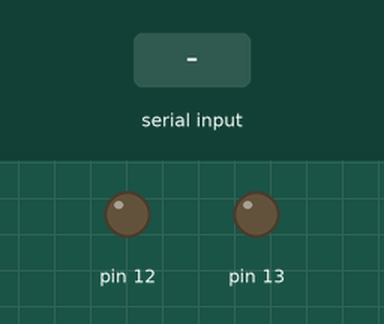
Recording of a sketch running on a simulated Arduino Uno, built with avr-gcc and run on an emulated ATmega328P. On the bench: output pins drawn as LEDs (lit = HIGH). The inputs (shaded band) are chosen by the test bench.

Above: at 1.2 s.
1.3 s: "1" received over Serial
At 1.6 s:
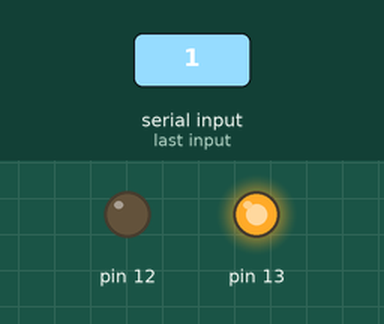
2.8 s: "2" received over Serial
At 3.9 s:
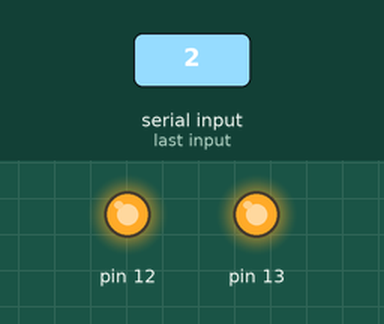
4.3 s: "0" received over Serial
At 5.1 s:
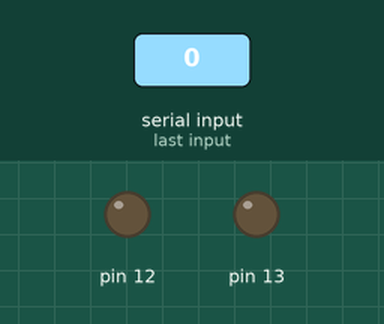
5.8 s: "2" received over Serial
At 6.2 s:
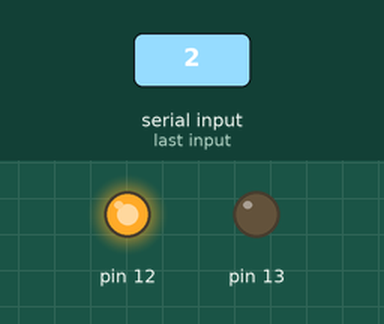
Timing chart, 0 to 8.3 s (numbered marks = the images above; inputs shaded):
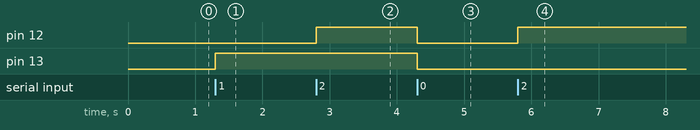

Measured:
- after the input at 1.3 s, pin 13: LOW → HIGH at once
- after the input at 2.8 s, pin 12: LOW → HIGH at once
- after the input at 4.3 s, pin 12, pin 13: HIGH → LOW at once
- after the input at 5.8 s, pin 12: LOW → HIGH at once

The sketch:

LightAutomationBasedOnNumberOfPerson.ino.ino
```cpp
void setup()
   {
      Serial.begin(9600);
      pinMode(13, OUTPUT);
      pinMode(12, OUTPUT);
   }

void loop()
   {
     if(Serial.available())
     {
        switch(Serial.read())
        {
          case '0': digitalWrite(13,LOW);
                    digitalWrite(12,LOW);
                    break;
          case '1': digitalWrite(13,HIGH);
                    delay(90);
                    break;
          case '2': digitalWrite(12,HIGH);
                    delay(90);
                    break;
          default:  digitalWrite(13,LOW);
                    digitalWrite(12,LOW);
         }

     }

   }
```
